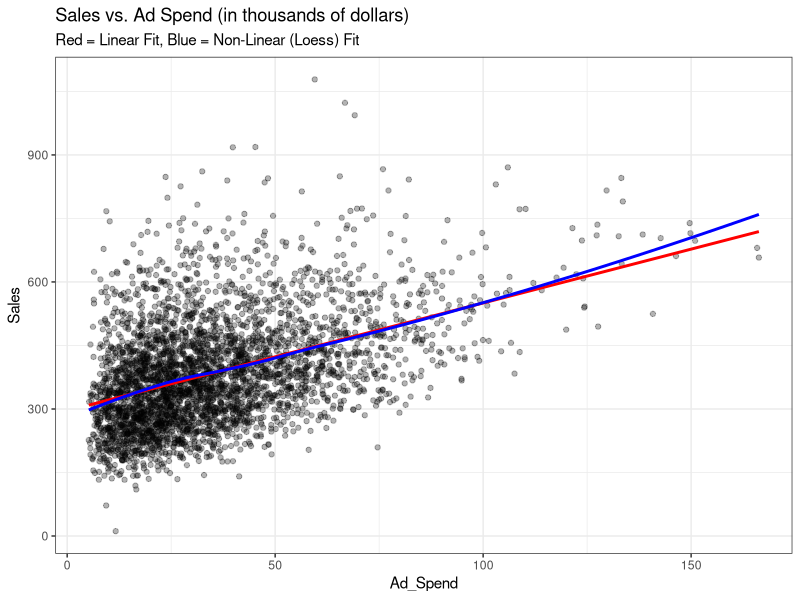
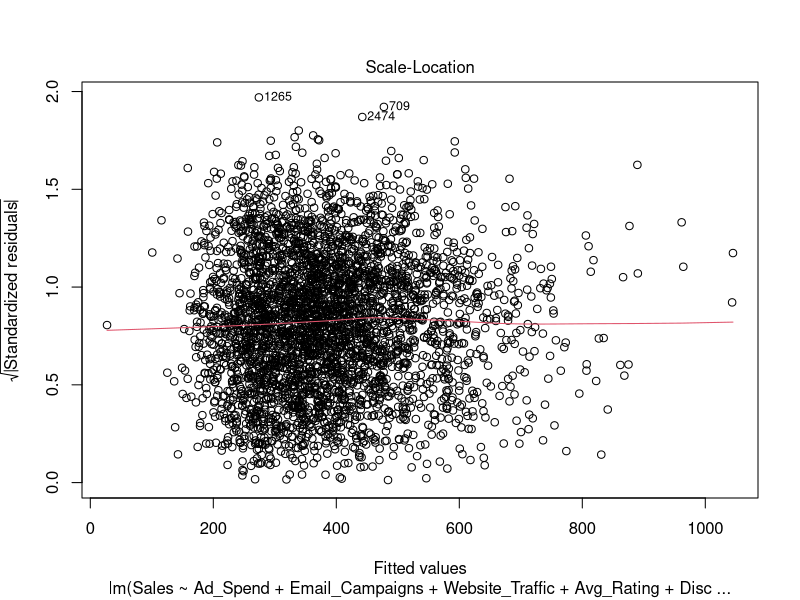

R code for these plots, in order:
## ---- chunk 1
# install.packages(c("tidyverse", "lmtest"))
## ---- chunk 2
library(tidyverse)
library(lmtest)
## ---- chunk 3
sales_data <- read_csv("MarketPlace_Sales_Data.csv")

summary(sales_data)
## ---- chunk 4
sales_data <- sales_data %>%
  mutate(
    Season = as.factor(Season),
    Product_Type = as.factor(Product_Type),
    log_Sales = log(Sales),
    log_Ad_Spend = log(Ad_Spend) 
  )
## ---- chunk 5
ggplot(sales_data, aes(x = Ad_Spend, y = Sales)) +
  geom_point(alpha = 0.3) +
  geom_smooth(method = "lm", col = "red", se = FALSE) + # Linear line
  geom_smooth(method = "loess", col = "blue", se = FALSE) + # Non-linear (Loess) curve
  labs(title = "Sales vs. Ad Spend (in thousands of dollars)",
       subtitle = "Red = Linear Fit, Blue = Non-Linear (Loess) Fit") +
  theme_bw()
## ---- chunk 6
model_A_linear <- lm(Sales ~ Ad_Spend, data = sales_data)
summary(model_A_linear)

model_B_linlog <- lm(Sales ~ log(Ad_Spend), data = sales_data)
summary(model_B_linlog)

model_C_quad <- lm(Sales ~ Ad_Spend + I(Ad_Spend^2), data = sales_data)
summary(model_C_quad)
## ---- chunk 7
# Main model with all predictor variables
model_main <- lm(Sales ~ Ad_Spend + Email_Campaigns + Website_Traffic +
                  Avg_Rating + Discount_Pct + Competitor_Price_Index +
                  Inventory_Level + Social_Media_Engagement +
                  Season + Product_Type,
                  data = sales_data)

summary(model_main)
## ---- chunk 8
model_interactions <- lm(Sales ~ Email_Campaigns + Website_Traffic + 
                        Discount_Pct + Competitor_Price_Index + 
                        Inventory_Level + Social_Media_Engagement +
                        (Ad_Spend * Season) +        # Interaction 1
                        (Avg_Rating * Product_Type), # Interaction 2
                      data = sales_data)

summary(model_interactions)

## ---- chunk 9
# Perform ANOVA test for model comparison
anova_test <- anova(model_main, model_interactions)
print(anova_test)

summary(model_main)$adj.r.squared
summary(model_interactions)$adj.r.squared
## ---- chunk 10
vif_results <- car::vif(model_main)

print(vif_results)
## ---- chunk 11
bp_test <- lmtest::bptest(model_main)
print(bp_test)


plot(model_main, which = 3)
## ---- chunk 12
library(sandwich)

robust_se_model <- coeftest(model_main, vcov = vcovHC(model_main, type = "HC1"))
print(robust_se_model)
## ---- chunk 13
original_summary <- summary(model_main)$coefficients
robust_summary <- robust_se_model

# Create the comparison data frame
se_comparison <- data.frame(
  Variable = rownames(original_summary),
  Original_Std_Error = original_summary[, "Std. Error"],
  Robust_Std_Error = robust_summary[, "Std. Error"],
  Original_P_Value = original_summary[, "Pr(>|t|)"],
  Robust_P_Value = robust_summary[, "Pr(>|t|)"]
)
print(se_comparison)
## ---- chunk 14
# Perform Durbin-Watson Test for Autocorrelation
dw_test <- lmtest::dwtest(model_main)

print(dw_test)
## ---- chunk 15
sales_data <- sales_data %>%
  mutate(log_Website_Traffic = log(Website_Traffic))

# Model 1: Linear-Linear (model_main)
summary(model_main)
## ---- chunk 16
# Model 2: Log-Linear Model
model_log_linear <- lm(log_Sales ~ Ad_Spend + Email_Campaigns + Website_Traffic +
                         Avg_Rating + Discount_Pct + Competitor_Price_Index +
                         Inventory_Level + Social_Media_Engagement +
                         Season + Product_Type,
                       data = sales_data)
summary(model_log_linear)
## ---- chunk 17
# Model 3: Log-Log Model
model_log_log <- lm(log_Sales ~ log_Ad_Spend + Email_Campaigns + log_Website_Traffic +
                      Avg_Rating + Discount_Pct + Competitor_Price_Index +
                      Inventory_Level + Social_Media_Engagement +
                      Season + Product_Type,
                    data = sales_data)
summary(model_log_log)
## ---- chunk 18
model_comparison <- data.frame(
  Model = c("1. Linear-Linear (model_main)", "2. Log-Linear", "3. Log-Log"),
  Adjusted_R_Squared = c(
    summary(model_main)$adj.r.squared,
    summary(model_log_linear)$adj.r.squared,
    summary(model_log_log)$adj.r.squared
  )
)

print(model_comparison)
